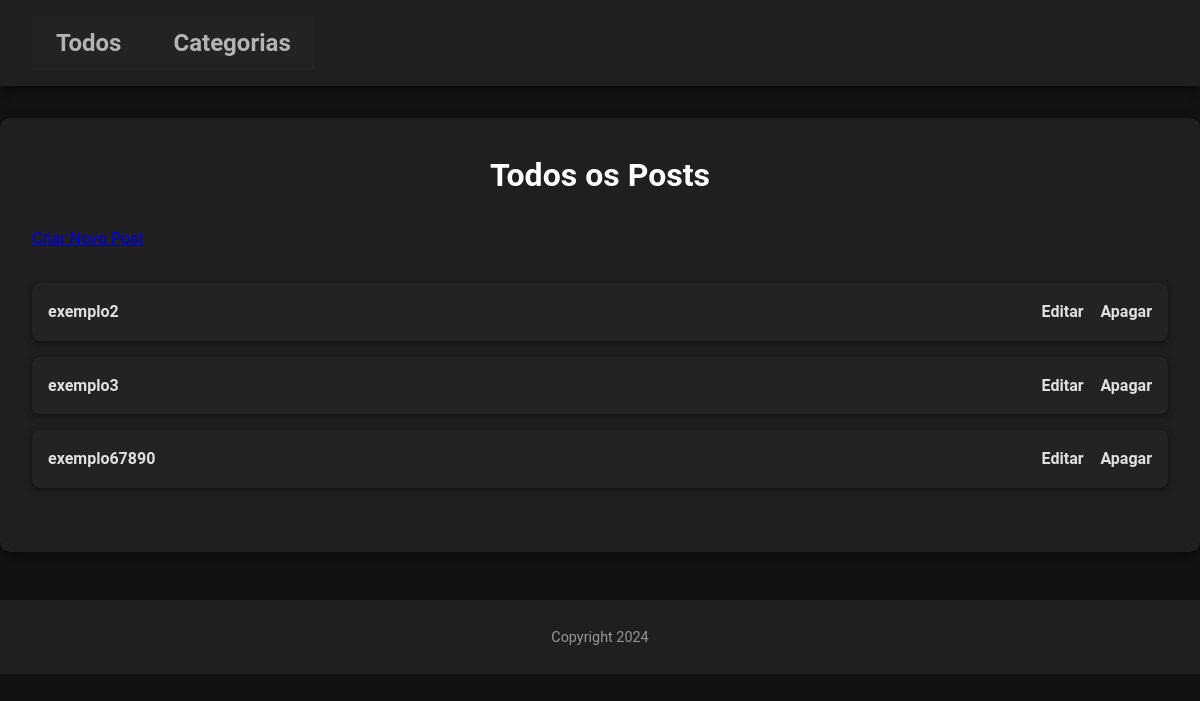
/, run on an earlier commit of the app's database.
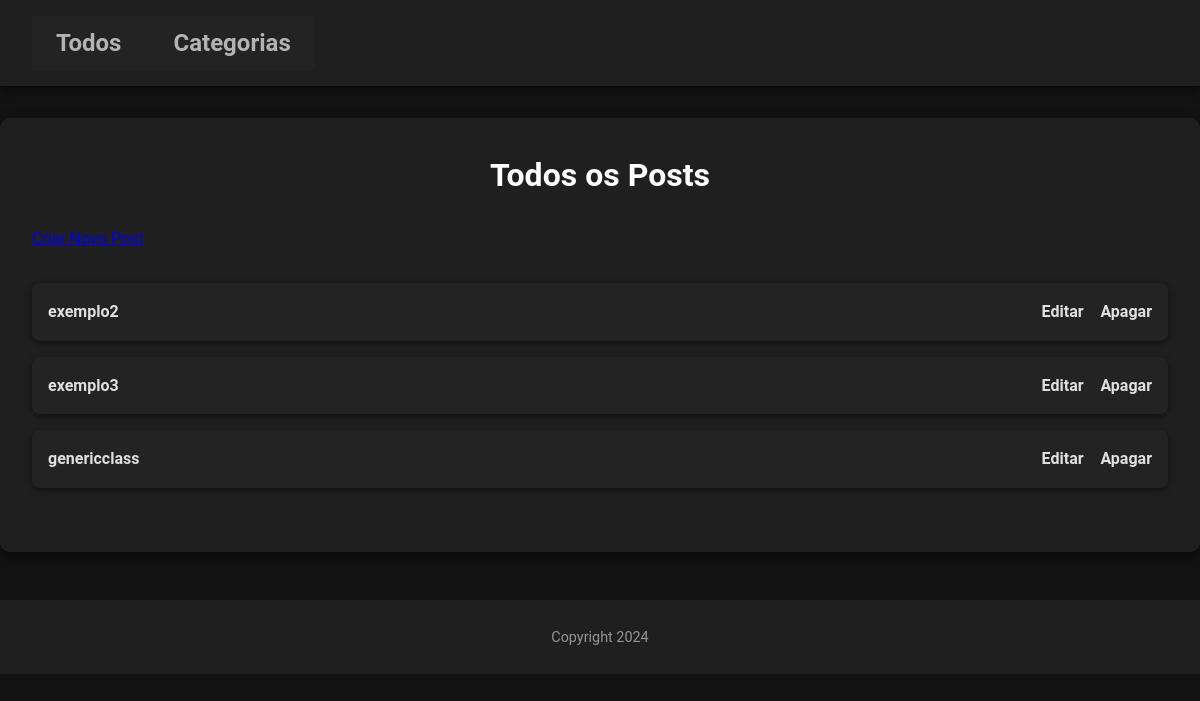
And on a later commit of the database.
### blog/models.py (models this page shows, shortened)
class Post(models.Model):
    title = models.CharField(max_length=255)
    body = models.TextField()
    created_on = models.DateTimeField(auto_now_add=True)
    last_modified = models.DateTimeField(auto_now=True)
    categories = models.ManyToManyField(Category, related_name='posts')

### blog/views.py (the view)
# urls.py: path('', PostListView.as_view(), name='post_list'),
class PostListView(ListView):
    model = Post
    template_name = 'post_list.html'
    context_object_name = 'posts'

### blog/templates/post_list.html
{% extends 'base.html' %}
{% block content %}
    {% if category %}
        <h1>Posts na Categoria: {{ category.name }}</h1>
    {% else %}
        <h1>Todos os Posts</h1>
    {% endif %}
    <a href="{% url 'create_post' %}">Criar Novo Post</a>
    <ul>
        {% for post in posts %}
        <li>
            <a href="{% url 'post_detail' post.id %}">{{ post.title }}</a>
            <span>
                <a href="{% url 'edit_post' post.id %}">Editar</a>
                <a href="{% url 'delete_post' post.id %}">Apagar</a>
            </span>
        </li>
        {% empty %}
        <li>Nenhum post encontrado.</li>
        {% endfor %}
    </ul>
{% endblock content %}

What changed in the data, as far as the page shows it:
removed Post: title "exemplo67890"
added Post: title "genericclass"
